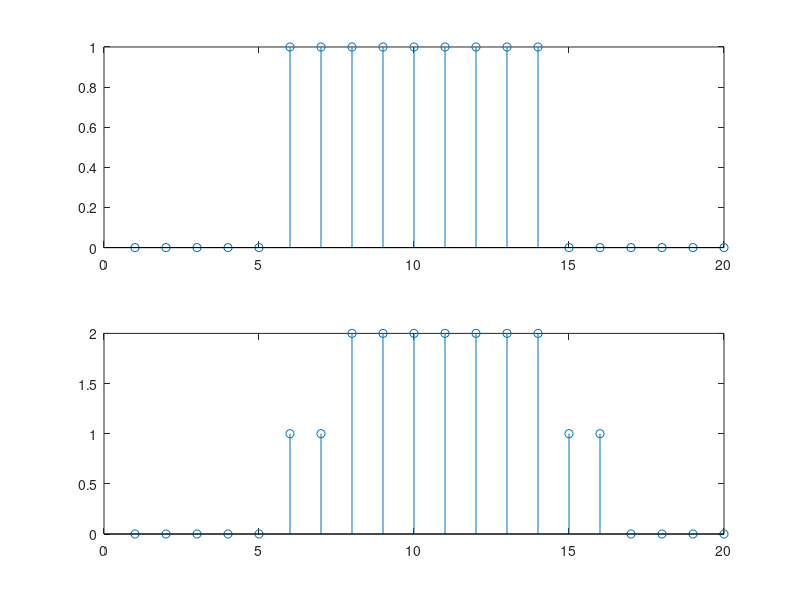

Recreate this plot in MATLAB.
clear all; close all; clc

x = [0 0 0 0 0 1 1 1 1 1 1 1 1 1 0 0 0 0 0 0];
y = nan(1,length(x));


for ii = 1:length(x)
	if (ii == 1 || ii == 2) 
		y(ii) = 0;
	else
		y(ii)=x(ii) + x(ii-2);
	end
end

subplot(2,1,1); stem(x)
subplot(2,1,2); stem(y)
